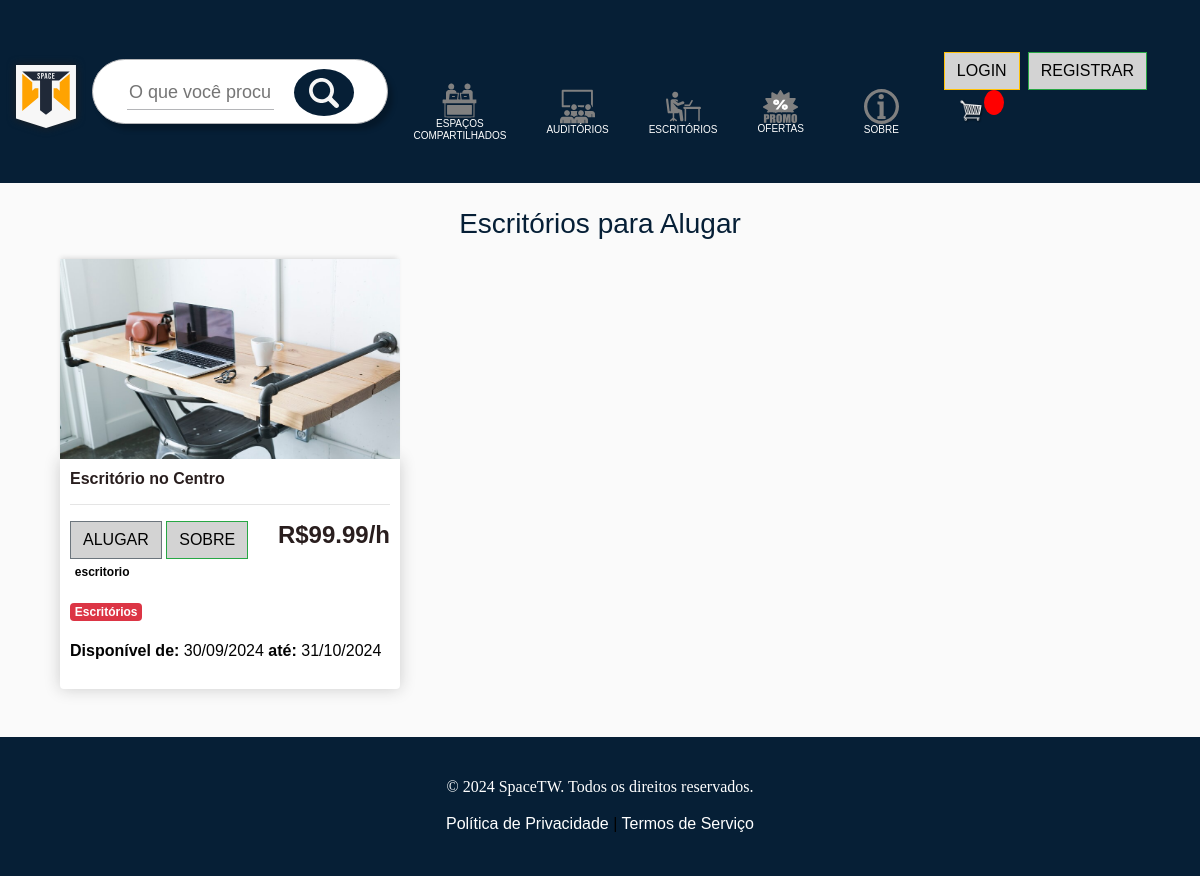
Screenshot of /office-spaces/ with the database file from the repository.
### store/models.py (models this page shows, shortened)
class Product(models.Model):
    name = models.CharField(max_length=200)
    price = models.FloatField()
    digital = models.BooleanField(default=False, null=True, blank=True)
    image = models.ImageField(null=True, blank=True)
    link = models.CharField(max_length=200, null=True)
    on_sale = models.BooleanField(default=False)
    is_rented = models.BooleanField(default=False)
    SPACE_TYPES = [
        ('compartilhado', 'Espaço Compartilhado'),
        ('escritorio', 'Escritório'),
        ('auditorio', 'Auditório'),
    ]
    space_type = models.CharField(max_length=20, choices=SPACE_TYPES, default='escritorio')
    features = models.CharField(max_length=255, default='Nenhuma', blank=True)
    available_from = models.DateField(null=True, blank=True)
    available_to = models.DateField(null=True, blank=True)
    @property
    def imageURL(self):
        try:
            url = self.image.url
        except:
            url = ''
        return url

### store/views.py (the view)
# urls.py: path("office-spaces/", views.office_spaces, name="office_spaces"),
def office_spaces(request):
    office_products = Product.objects.filter(
        space_type="escritorio",
        is_rented=False,
        available_from__lte=today,
        available_to__gte=today,
    )
    return render(
        request, "store/office_spaces.html", {"office_products": office_products}
    )

### store/templates/store/office_spaces.html (shortened to what this page needs)
{% extends 'store/main.html' %}
{% load static %}
{% block content %}
<div class="container">
    <h1 class="text-center" style="font-family: Arial, sans-serif;">Escritórios para Alugar</h1>
    <div class="row">
        {% for product in office_products %}
        {% if product.available_from and product.available_to %}
        <div class="col-lg-4">
            <img class="thumbnail" src="{{ product.imageURL }}">
            <div class="box-element product">
                <h6><strong>{{ product.name }}</strong></h6>
                <hr>
                <button data-product="{{ product.id }}" data-action="add" class="btn btn-outline-secondary add-btn update-cart">Alugar</button>
                <a class="btn btn-outline-success" href="{{ product.link }}">Sobre</a>
                <h4 style="display: inline-block; float: right;"><strong>R${{ product.price }}/h</strong></h4>
                <p><span class="badge">{{ product.space_type }}</span></p>
                <p><span class="badge badge-danger">Escritórios</span>
                <p><strong>Disponível de:</strong> {{ product.available_from|date:"d/m/Y" }} <strong>até:</strong> {{ product.available_to|date:"d/m/Y" }}</p>
            </div>
        </div>
        {% endif %}
        {% endfor %}
    </div>
</div>
{% endblock content %}

### static/css/main.css (style rules this page uses)
body { background-color: hsl(0, 0%, 98%); color: #d3d3d3; font-family: Arial, sans-serif; }
h1, h2, h3, h4, h5, h6 { color:hsl(0, 15%, 14%); }
p, ul { color: #020202; }
.box-element { box-shadow:hsl(0, 0%, 80%) 0 0 16px; background-color: #fff; border-radius: 4px; padding: 10px; }
.thumbnail { width: 100%; height: 200px; -webkit-box-shadow: -1px -3px 5px -2px rgba(214,214,214,1); -moz-box-shadow: -1px -3px 5px -2px rgba(214,214,214,1); box-shadow: -1px -3px 5px -2px rgba(214,214,214,1); }
.product { border-radius: 0 0 4px 4px; }
.col-lg-4, .col-lg-6, .col-lg-8, .col-lg-12 { margin-top: 10px; }
.btn { border-radius: 0; background-color: #d3d3d3; color: #020202; text-transform: uppercase; cursor: pointer; transition: background-color 0.3s ease; }
.container h1 { font-size: 28px; font-family: 'Times New Roman', Times, serif; color: #061f36 }

### rows the page displays
Product: imageURL (picture), name "Escritório no Centro", price "99.99", space_type "escritorio", available_from "30/09/2024", available_to "31/10/2024"
